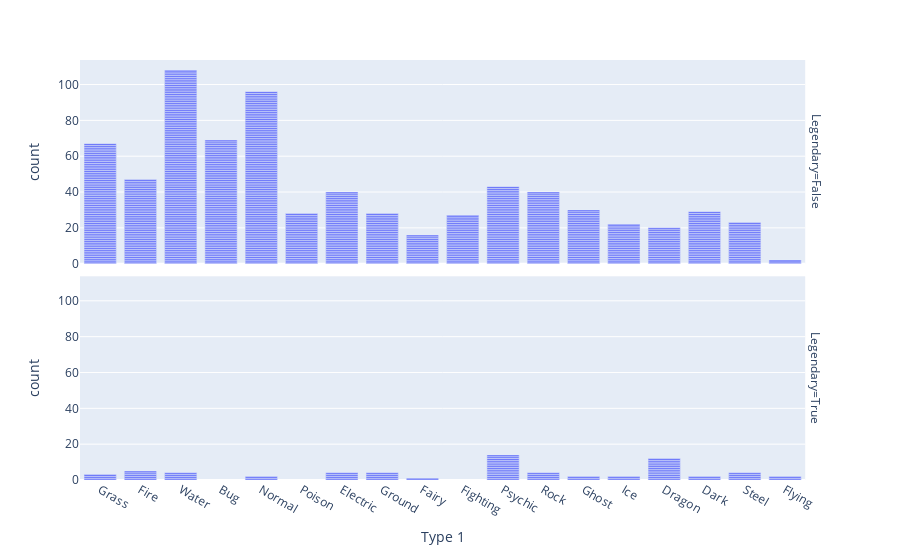

Write notebook code for a chart like this one.
### Markdown cell above
## Faceting barplots

Please use faceting for the Pokemon data with barplots:

### Code cell
fig = px.bar(df_pokemon, x='Type 1', facet_row='Legendary')
fig.show()

### Figure 1 — Plotly figure (JSON) as saved in the notebook; plotly's stock layout.template omitted (floating-point values rounded to 4 significant figures; data arrays with more than 128 entries replaced by an {"elided": "..."} marker saying what was removed)
{"data": [{"alignmentgroup": "True", "hovertemplate": "Legendary=False<br>Type 1=%{x}<br>count=%{y}<extra></extra>", "legendgroup": "", "marker": {"color": "#636efa", "pattern": {"shape": ""}}, "name": "", "offsetgroup": "", "orientation": "v", "showlegend": false, "textposition": "auto", "type": "bar", "x": {"elided": "735 str values"}, "xaxis": "x2", "y": {"elided": "735 int values"}, "yaxis": "y2"}, {"alignmentgroup": "True", "hovertemplate": "Legendary=True<br>Type 1=%{x}<br>count=%{y}<extra></extra>", "legendgroup": "", "marker": {"color": "#636efa", "pattern": {"shape": ""}}, "name": "", "offsetgroup": "", "orientation": "v", "showlegend": false, "textposition": "auto", "type": "bar", "x": ["Ice", "Electric", "Fire", "Psychic", "Psychic", "Psychic", "Electric", "Fire", "Water", "Psychic", "Fire", "Rock", "Ice", "Steel", "Dragon", "Dragon", "Dragon", "Dragon", "Water", "Water", "Ground", "Ground", "Dragon", "Dragon", "Steel", "Psychic", "Psychic", "Psychic", "Psychic", "Psychic", "Psychic", "Psychic", "Steel", "Water", "Fire", "Normal", "Ghost", "Ghost", "Dark", "Grass", "Grass", "Normal", "Psychic", "Steel", "Rock", "Grass", "Flying", "Flying", "Electric", "Electric", "Dragon", "Dragon", "Ground", "Ground", "Dragon", "Dragon", "Dragon", "Fairy", "Dark", "Dragon", "Rock", "Rock", "Psychic", "Psychic", "Fire"], "xaxis": "x", "y": [1, 1, 1, 1, 1, 1, 1, 1, 1, 1, 1, 1, 1, 1, 1, 1, 1, 1, 1, 1, 1, 1, 1, 1, 1, 1, 1, 1, 1, 1, 1, 1, 1, 1, 1, 1, 1, 1, 1, 1, 1, 1, 1, 1, 1, 1, 1, 1, 1, 1, 1, 1, 1, 1, 1, 1, 1, 1, 1, 1, 1, 1, 1, 1, 1], "yaxis": "y"}], "layout": {"annotations": [{"font": {}, "showarrow": false, "text": "Legendary=True", "textangle": 90, "x": 0.98, "xanchor": "left", "xref": "paper", "y": 0.2425, "yanchor": "middle", "yref": "paper"}, {"font": {}, "showarrow": false, "text": "Legendary=False", "textangle": 90, "x": 0.98, "xanchor": "left", "xref": "paper", "y": 0.7575, "yanchor": "middle", "yref": "paper"}], "barmode": "relative", "legend": {"tracegroupgap": 0}, "margin": {"t": 60}, "xaxis": {"anchor": "y", "domain": [0, 0.98], "title": {"text": "Type 1"}}, "xaxis2": {"anchor": "y2", "domain": [0, 0.98], "matches": "x", "showticklabels": false}, "yaxis": {"anchor": "x", "domain": [0, 0.485], "title": {"text": "count"}}, "yaxis2": {"anchor": "x2", "domain": [0.515, 1], "matches": "y", "title": {"text": "count"}}}}
